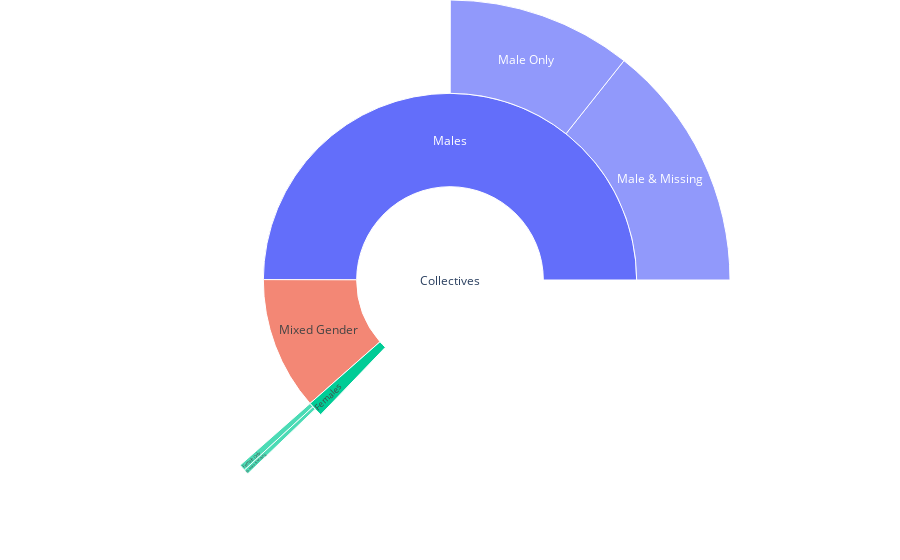

The code cell stored with this chart in its notebook:
### Code cell
#collective insight MOMA OLD

#values = total coll , males(MO+MM) , MO, MM, MIXED, females(FO+FM), FO, FM

import plotly.graph_objects as go

fig_sun =go.Figure(go.Sunburst(
    labels=["Collectives", "Males", "Male Only", "Male & Missing", "Mixed Gender", "Females", "Female Only", "Female & Missing"],
    parents=["", "Collectives","Males", "Males", "Collectives", "Collectives",  "Females", "Females"],
    values=[2878, 1934 , 825, 1109, 893, 51, 29, 22]
))
fig_sun.update_layout(margin = dict(t=0, l=0, r=0, b=0))

fig_sun.show()

### Figure 1 — Plotly figure (JSON) as saved in the notebook; plotly's stock layout.template omitted (floating-point values rounded to 4 significant figures)
{"data": [{"labels": ["Collectives", "Males", "Male Only", "Male & Missing", "Mixed Gender", "Females", "Female Only", "Female & Missing"], "parents": ["", "Collectives", "Males", "Males", "Collectives", "Collectives", "Females", "Females"], "type": "sunburst", "values": [2878, 1934, 825, 1109, 893, 51, 29, 22]}], "layout": {"margin": {"b": 0, "l": 0, "r": 0, "t": 0}}}
